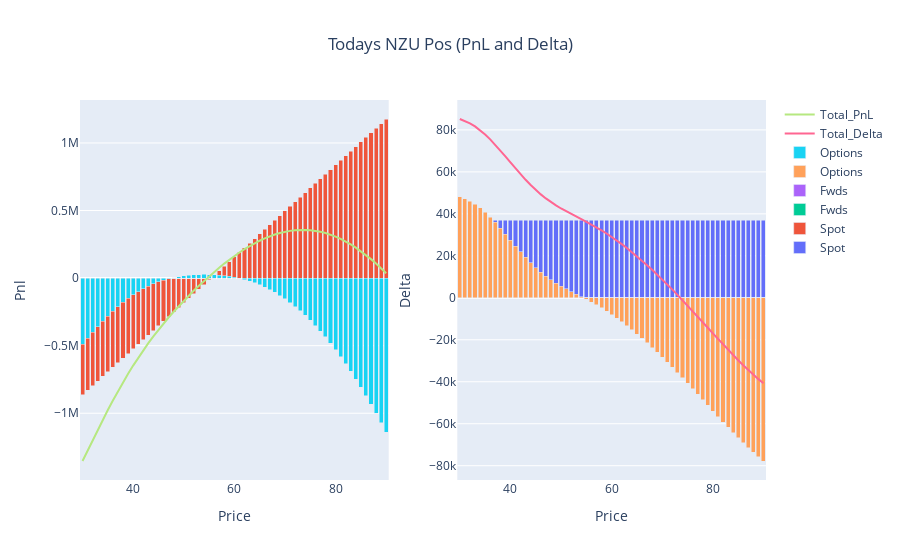

Notebook code for this chart:
### Code cell
## USE THIS STYLE OF GRAPHING FOR TODAY DATE ENTRY ##
position_functions = Position_Reporting(positions, 'NZU', current_date)
pnl, delta, theta, vega, value = position_functions.combine_frame()

fig_d = go.Figure()

fig_d.add_trace(go.Bar(x=delta.Price, y=delta.Spot, name='Spot', base=0))
fig_d.add_trace(go.Bar(x=delta.Price, y=delta.Fwds, name='Fwds', base=0))
fig_d.add_trace(go.Bar(x=delta.Price, y=delta.Options, name='Options', base=0))
fig_d.add_trace(go.Scatter(x=delta.Price, y=delta.Total_Delta, mode='lines', name='Total_Delta'))

#fig_d.update_layout(title='ACCU Delta Today', xaxis_title='Price', yaxis_title='Delta', barmode='stack')
#fig_d.show()

#~~~~~~~~~~~~~~~~~~~~~~~~~~~~~~~~~
fig_p = go.Figure()

fig_p.add_trace(go.Bar(x=pnl.Price, y=pnl.Spot, name='Spot', base=0))
fig_p.add_trace(go.Bar(x=pnl.Price, y=pnl.Fwds, name='Fwds', base=0))
fig_p.add_trace(go.Bar(x=pnl.Price, y=pnl.Options, name='Options', base=0))
fig_p.add_trace(go.Scatter(x=pnl.Price, y=pnl.Total_Pnl, mode='lines', name='Total_PnL'))

#fig_p.update_layout(title='ACCU PnL Today', xaxis_title='Price', yaxis_title='pnl', barmode='stack')
#fig_p.show()


#~~~~~~~~~~~~~~~~~~~~~~~~~~~~~~~
fig = make_subplots(rows=1, cols=2)
for i in range(0,len(fig_d.data)):
    fig.add_trace(fig_d.data[i], row=1, col=2)
    fig.add_trace(fig_p.data[i], row=1, col=1)
    
fig.update_layout(title={'text': 'Todays NZU Pos (PnL and Delta)','x': 0.5,'xanchor': 'center'}, barmode='stack')

fig.update_xaxes(title_text="Price", row=1, col=1)
fig.update_yaxes(title_text="Pnl", row=1, col=1)
fig.update_xaxes(title_text="Price", row=1, col=2)
fig.update_yaxes(title_text="Delta", row=1, col=2)    
fig.show()
